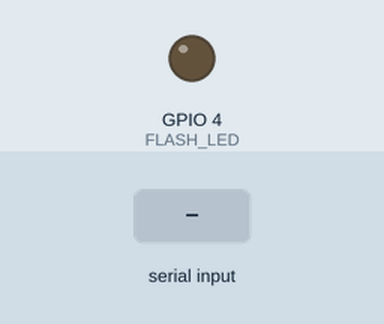
Bench run of a sketch on a simulated ESP32-S3. On the bench: output pins drawn as LEDs (lit = HIGH). The test bench sets the inputs (shaded band). The camera gives no picture; what the sketch prints to the serial monitor is not drawn.

Above: at 2.5 s.
2.6 s: "PHOTO\n" received over Serial
At 2.65 s:
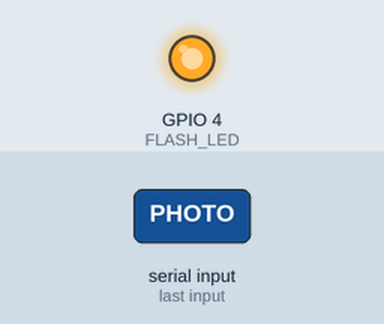
4.2 s: "STATUS\n" received over Serial
Timing chart, 0 to 7.2 s (numbered marks = the images above; inputs shaded):
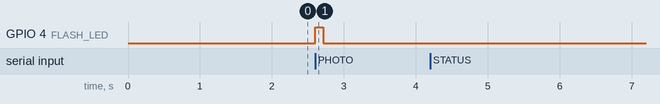

Measured:
- after the input at 2.6 s, GPIO 4 (FLASH_LED): LOW → HIGH at once, → LOW 0.11 s later
- after the input at 4.2 s, every drawn part: stays the same

The sketch:

esp32cam_slave.ino
```cpp
/*
 * ESP32-CAM Slave - Camera Module Only
 * Receives commands from ESP32-S3 via Serial
 */

#include "esp_camera.h"
#include "soc/soc.h"
#include "soc/rtc_cntl_reg.h"

// Camera pins
#define PWDN_GPIO_NUM     32
#define RESET_GPIO_NUM    -1
#define XCLK_GPIO_NUM     0
#define SIOD_GPIO_NUM     26
#define SIOC_GPIO_NUM     27
#define Y9_GPIO_NUM       35
#define Y8_GPIO_NUM       34
#define Y7_GPIO_NUM       39
#define Y6_GPIO_NUM       36
#define Y5_GPIO_NUM       21
#define Y4_GPIO_NUM       19
#define Y3_GPIO_NUM       18
#define Y2_GPIO_NUM       5
#define VSYNC_GPIO_NUM    25
#define HREF_GPIO_NUM     23
#define PCLK_GPIO_NUM     22

#define FLASH_LED 4

void setup() {
    WRITE_PERI_REG(RTC_CNTL_BROWN_OUT_REG, 0);

    Serial.begin(115200);
    pinMode(FLASH_LED, OUTPUT);

    // Initialize camera
    camera_config_t config;
    config.ledc_channel = LEDC_CHANNEL_0;
    config.ledc_timer = LEDC_TIMER_0;
    config.pin_d0 = Y2_GPIO_NUM;
    config.pin_d1 = Y3_GPIO_NUM;
    config.pin_d2 = Y4_GPIO_NUM;
    config.pin_d3 = Y5_GPIO_NUM;
    config.pin_d4 = Y6_GPIO_NUM;
    config.pin_d5 = Y7_GPIO_NUM;
    config.pin_d6 = Y8_GPIO_NUM;
    config.pin_d7 = Y9_GPIO_NUM;
    config.pin_xclk = XCLK_GPIO_NUM;
    config.pin_pclk = PCLK_GPIO_NUM;
    config.pin_vsync = VSYNC_GPIO_NUM;
    config.pin_href = HREF_GPIO_NUM;
    config.pin_sscb_sda = SIOD_GPIO_NUM;
    config.pin_sscb_scl = SIOC_GPIO_NUM;
    config.pin_pwdn = PWDN_GPIO_NUM;
    config.pin_reset = RESET_GPIO_NUM;
    config.xclk_freq_hz = 20000000;
    config.pixel_format = PIXFORMAT_JPEG;
    config.frame_size = FRAMESIZE_VGA;
    config.jpeg_quality = 10;
    config.fb_count = 1;

    esp_err_t err = esp_camera_init(&config);
    if (err != ESP_OK) {
        Serial.printf("Camera init failed: 0x%x\n", err);
        return;
    }

    // Signal ready
    delay(1000);
    Serial.println("READY");
}

void loop() {
    // Check for commands
    if (Serial.available()) {
        String command = Serial.readStringUntil('\n');
        command.trim();

        if (command == "INIT") {
            Serial.println("READY");
        }
        else if (command == "PHOTO") {
            takePhoto();
        }
        else if (command == "STATUS") {
            Serial.println("OK");
        }
    }
}

void takePhoto() {
    // Flash LED
    digitalWrite(FLASH_LED, HIGH);
    delay(50);

    // Capture photo
    camera_fb_t *fb = esp_camera_fb_get();
    digitalWrite(FLASH_LED, LOW);

    if (!fb) {
        Serial.println("ERROR:CAPTURE_FAILED");
        return;
    }

    // Send size first
    Serial.print("SIZE:");
    Serial.println(fb->len);

    // In a real implementation, you would send the actual image data
    // For now, just send confirmation
    // You could send it in chunks like:
    // Serial.write(fb->buf, fb->len);

    esp_camera_fb_return(fb);
}

/*
 * For actual photo transfer, you might want to:
 * 1. Send photo in small chunks (e.g., 1024 bytes at a time)
 * 2. Add checksum for each chunk
 * 3. Allow retransmission of failed chunks
 * 4. Or use base64 encoding for text-based transfer
 */
```
